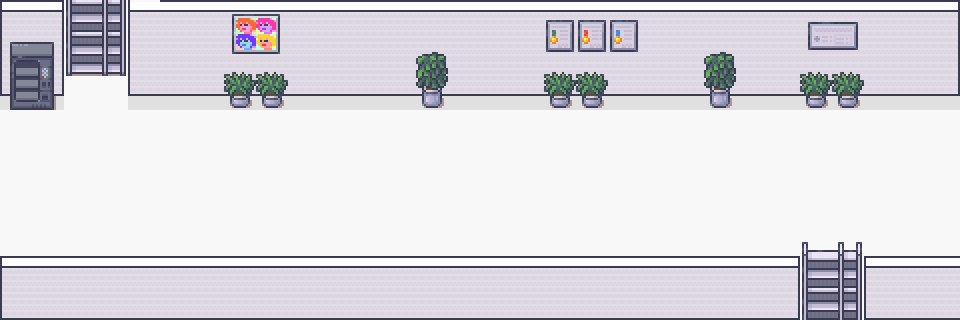

Below is a game level as drawn by its tile map, then a one-line description and the .tmx that defines it (tile-layer data replaced by summaries):
An orthogonal 30x10 tile map with 32x32 px tiles, 4 tile layers (floor, wall, decor1, decor2), 2 tilesets and 14 objects (9x monster, 3x chord, playerStart, milestone).

<map version="1.10" tiledversion="1.11.0" orientation="orthogonal" renderorder="right-down" width="30" height="10" tilewidth="32" tileheight="32" infinite="0" nextlayerid="7" nextobjectid="24">
 <tileset firstgid="1" name="Modern_Office_32x32" tilewidth="32" tileheight="32" tilecount="848" columns="16">
  <image source="../../Modern_Office_32x32.png" width="512" height="1696" />
  <tile id="263">
   <properties>
    <property name="collides" type="bool" value="true" />
   </properties>
  </tile>
  <tile id="264">
   <properties>
    <property name="collides" type="bool" value="true" />
   </properties>
  </tile>
  <tile id="279">
   <properties>
    <property name="collides" type="bool" value="true" />
   </properties>
  </tile>
  <tile id="280">
   <properties>
    <property name="collides" type="bool" value="true" />
   </properties>
  </tile>
 </tileset>
 <tileset firstgid="849" name="Room_Builder_Office_32x32" tilewidth="32" tileheight="32" tilecount="224" columns="16">
  <image source="../../Room_Builder_Office_32x32.png" width="512" height="448" />
  <tile id="176">
   <properties>
    <property name="collides" type="bool" value="true" />
   </properties>
  </tile>
  <tile id="177">
   <properties>
    <property name="collides" type="bool" value="true" />
   </properties>
  </tile>
  <tile id="178">
   <properties>
    <property name="collides" type="bool" value="true" />
   </properties>
  </tile>
  <tile id="179">
   <properties>
    <property name="collides" type="bool" value="true" />
   </properties>
  </tile>
  <tile id="180">
   <properties>
    <property name="collides" type="bool" value="true" />
   </properties>
  </tile>
  <tile id="181">
   <properties>
    <property name="collides" type="bool" value="true" />
   </properties>
  </tile>
  <tile id="182">
   <properties>
    <property name="collides" type="bool" value="true" />
   </properties>
  </tile>
  <tile id="183">
   <properties>
    <property name="collides" type="bool" value="true" />
   </properties>
  </tile>
  <tile id="184">
   <properties>
    <property name="collides" type="bool" value="true" />
   </properties>
  </tile>
  <tile id="185">
   <properties>
    <property name="collides" type="bool" value="true" />
   </properties>
  </tile>
  <tile id="192">
   <properties>
    <property name="collides" type="bool" value="true" />
   </properties>
  </tile>
  <tile id="193">
   <properties>
    <property name="collides" type="bool" value="true" />
   </properties>
  </tile>
  <tile id="194">
   <properties>
    <property name="collides" type="bool" value="true" />
   </properties>
  </tile>
  <tile id="195">
   <properties>
    <property name="collides" type="bool" value="true" />
   </properties>
  </tile>
  <tile id="196">
   <properties>
    <property name="collides" type="bool" value="true" />
   </properties>
  </tile>
  <tile id="197">
   <properties>
    <property name="collides" type="bool" value="true" />
   </properties>
  </tile>
  <tile id="198">
   <properties>
    <property name="collides" type="bool" value="true" />
   </properties>
  </tile>
  <tile id="199">
   <properties>
    <property name="collides" type="bool" value="true" />
   </properties>
  </tile>
  <tile id="200">
   <properties>
    <property name="collides" type="bool" value="true" />
   </properties>
  </tile>
  <tile id="201">
   <properties>
    <property name="collides" type="bool" value="true" />
   </properties>
  </tile>
 </tileset>
 <layer id="1" name="floor" width="30" height="10" locked="1">
  <data>[300 cells, 300 non-empty, 1 distinct tile ids]</data>
 </layer>
 <layer id="2" name="wall" width="30" height="10">
  <data>[300 cells, 140 non-empty, 11 distinct tile ids]</data>
 </layer>
 <layer id="3" name="decor1" width="30" height="10">
  <data>[300 cells, 34 non-empty, 5 distinct tile ids]</data>
 </layer>
 <layer id="4" name="decor2" width="30" height="10" locked="1">
  <data>[300 cells, 44 non-empty, 29 distinct tile ids]</data>
 </layer>
 <objectgroup id="5" name="object">
  <object id="4" name="playerStart" x="80.1686" y="121.41">
   <point />
  </object>
  <object id="5" name="chordStart" type="chord" x="178" y="114">
   <point />
  </object>
  <object id="6" name="milestone" x="820.674" y="236.644">
   <point />
  </object>
  <object id="9" name="chordEnd" type="chord" x="854.728" y="233.379">
   <point />
  </object>
  <object id="11" name="chordBattle" type="chord" x="466" y="116">
   <point />
  </object>
  <object id="13" name="lemon" type="monster" x="446.782" y="173.104">
   <point />
  </object>
  <object id="15" name="angle" type="monster" x="374.536" y="237.448">
   <point />
  </object>
  <object id="17" name="apple" type="monster" x="170.497" y="209.768">
   <point />
  </object>
  <object id="18" name="lemon" type="monster" x="533.782" y="232.588">
   <point />
  </object>
  <object id="19" name="angle" type="monster" x="234.939" y="232.925">
   <point />
  </object>
  <object id="20" name="eggplant" type="monster" x="318.004" y="160.918">
   <point />
  </object>
  <object id="21" name="angle" type="monster" x="593.864" y="171.454">
   <point />
  </object>
  <object id="22" name="tomato" type="monster" x="690.606" y="160.918">
   <point />
  </object>
  <object id="23" name="angle" type="monster" x="731.793" y="226.051">
   <point />
  </object>
 </objectgroup>
</map>
